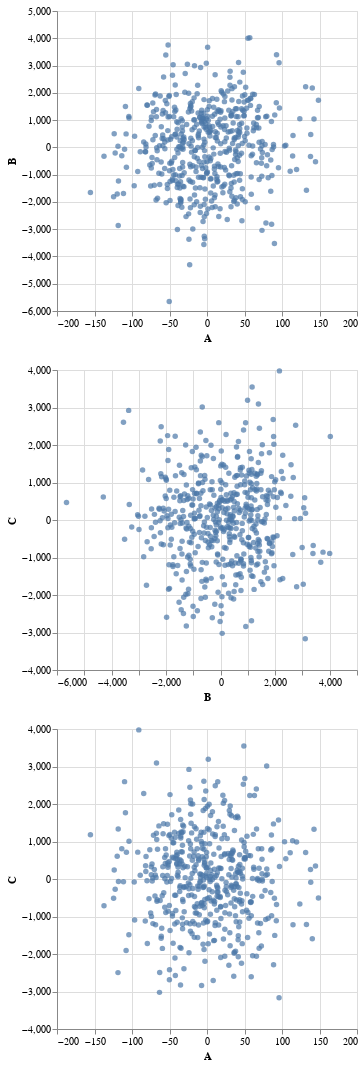

The notebook cell this image was saved under:
### Code cell
A, B, C = random.choice(ABC_all).transpose()
AB = alt.Chart(pd.DataFrame({"A":A, "B":B})).mark_circle().encode(
    x="A",
    y="B")
BC= alt.Chart(pd.DataFrame({"B":B, "C":C})).mark_circle().encode(
    x="B",
    y="C")
AC = alt.Chart(pd.DataFrame({"A":A, "C":C})).mark_circle().encode(
    x="A",
    y="C")

alt.vconcat(AB, BC, AC)

### Figure 1 — Vega-Lite specification as saved in the notebook (floating-point values rounded to 4 significant figures; data arrays with more than 128 entries replaced by an {"elided": "..."} marker saying what was removed)
{"config": {"view": {"continuousWidth": 300, "continuousHeight": 300}}, "vconcat": [{"data": {"name": "data-5954c064660f1c8d8db62c58f4a680ce"}, "mark": {"type": "circle"}, "encoding": {"x": {"field": "A", "type": "quantitative"}, "y": {"field": "B", "type": "quantitative"}}}, {"data": {"name": "data-72edd577ef4acec8fd313cf11a4cd40a"}, "mark": {"type": "circle"}, "encoding": {"x": {"field": "B", "type": "quantitative"}, "y": {"field": "C", "type": "quantitative"}}}, {"data": {"name": "data-f80986d447a654504916806947fac3ea"}, "mark": {"type": "circle"}, "encoding": {"x": {"field": "A", "type": "quantitative"}, "y": {"field": "C", "type": "quantitative"}}}], "$schema": "https://vega.github.io/schema/vega-lite/v5.16.3.json", "datasets": {"data-5954c064660f1c8d8db62c58f4a680ce": {"elided": "500 records"}, "data-72edd577ef4acec8fd313cf11a4cd40a": {"elided": "500 records"}, "data-f80986d447a654504916806947fac3ea": {"elided": "500 records"}}}
